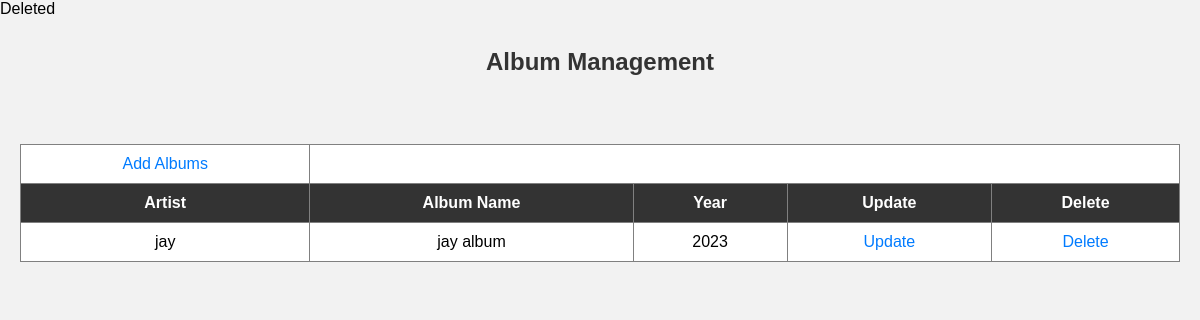
The app's page /admin/album.php?artist=jay (signed in) with its own data.
### tables this page shows
CREATE TABLE `album` (
  `artist` varchar(255) NOT NULL,
  `album_name` varchar(255) NOT NULL,
  `year` int(255) NOT NULL
);

### admin/album.php (the view, shortened to what this page needs)
<!DOCTYPE html>
<html>
<head>
</head>
<body>
    <?php
    $con=mysqli_connect("localhost","root","");
    if (isset($_SESSION["ad_session"])) {
        if (isset($_REQUEST["artist"])) {
            $artist = $_REQUEST["artist"];
            mysqli_query($con, "DELETE FROM album WHERE artist='$artist'");
            echo "Deleted";
        }
    } else {
        echo "<script>window.location='Login.php';</script>";
    }
    ?>
    <section class="w3ls-bnrbtm py-5" id="about">
        <div class="container py-xl-5 py-lg-3">
            <div class="row pb-5">
                <div class="col-lg-12">
                    <h1 align="center">Album Management</h1>
                    <br />
                    <center>
                        <?php
                        $result = mysqli_query($con, "SELECT * FROM album");
                        echo "<table border='1'>";
                        echo "<td><a href='addalbum.php'>Add Albums</a></td>";
                        echo "<tr><th>Artist</th><th>Album Name</th><th>Year</th><th>Update</th><th>Delete</th></tr>";
                        while ($row = mysqli_fetch_array($result)) {
                            echo "<tr>";
                            echo "<td>" . $row['artist'] . "</td>";
                            echo "<td>" . $row['album_name'] . "</td>";
                            echo "<td>" . $row['year'] . "</td>";
                            echo "<td><a href='updatealbum.php?artist=" . $row['artist'] . "'>Update</a></td>";
                            echo "<td><a href='album.php?artist=" . $row['artist'] . "'>Delete</a></td>";
                            echo "</tr>";
                        }
                        echo "</table>";
                        ?>
                    </center>
                </div>
            </div>
        </div>
    </section>
</body>
</html>

### admin/album.php (style rules this page uses)
body { font-family: Arial, sans-serif; margin: 0; padding: 0; background-color: #f2f2f2; }
h1 { text-align: center; margin: 30px 0; color: #333; }
.container { max-width: 1200px; margin: 0 auto; padding: 0 20px; }
table { width: 100%; border-collapse: collapse; margin-top: 20px; background-color: #fff; }
th, td { padding: 10px; text-align: center; }
th { background-color: #333; color: white; }
tr:nth-child(even) { background-color: #f2f2f2; }
a { text-decoration: none; color: #007bff; }

### records on screen
album: artist "jay", album_name "jay album", year "2023"
